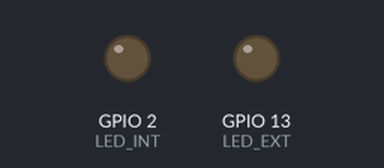
A program run on a simulated ESP32. On the bench: output pins drawn as LEDs (lit = HIGH). WiFi joins after 1.5 s; servers stay silent unless stated; what the program prints to the serial monitor is not drawn.

Above: at 0.1 s.
At 1.6 s:
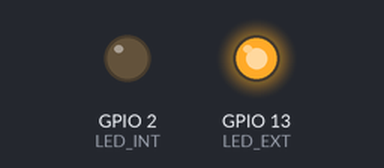
Timing chart, 0 to 3.1 s (numbered marks = the images above):
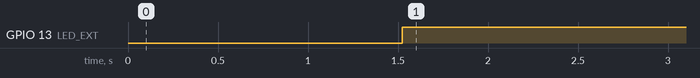

Measured:
- by itself, GPIO 13 (LED_EXT): LOW → HIGH at 1.5 s

The program:

main.cpp
```cpp
#include <Arduino.h>
#include <WiFi.h>
#define LED_INT 2
#define LED_EXT 13


const char *ssid = "xxxxxx";   // usuário (Roteador)
const char *password = "xxxxx";   // senha (roteador)

void setup()
{

    Serial.begin(9600);
    delay(20);

    pinMode(LED_INT, OUTPUT);
    pinMode(LED_EXT, OUTPUT);
    digitalWrite(LED_INT,LOW);
    digitalWrite(LED_EXT,LOW);

    Serial.println();
    Serial.println();
    Serial.println("Conectando ao roteador ...");
    Serial.println(ssid);

    WiFi.begin(ssid, password);

    while (WiFi.status() != WL_CONNECTED)
     {
       delay(500);
       Serial.print(".");
     }

  Serial.println(" ");
  Serial.println("Rede Wifi Conectada");
  Serial.println("IP de acesso: ");
  Serial.println(WiFi.localIP());
}

void loop()
{
  if(WiFi.status() == WL_CONNECTED)
  {
    digitalWrite(LED_INT, LOW);
    digitalWrite(LED_EXT, HIGH);

  }
  else if(WiFi.status() != WL_CONNECTED)
  {
    digitalWrite(LED_INT, HIGH);
    digitalWrite(LED_EXT, LOW);
  }
}
    
```
